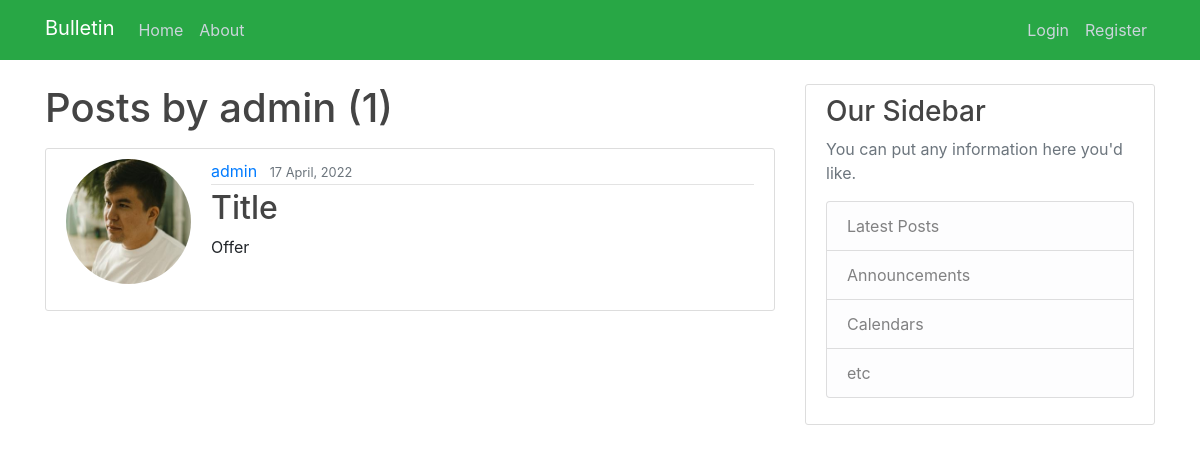
Page /user/admin on the earlier database version.
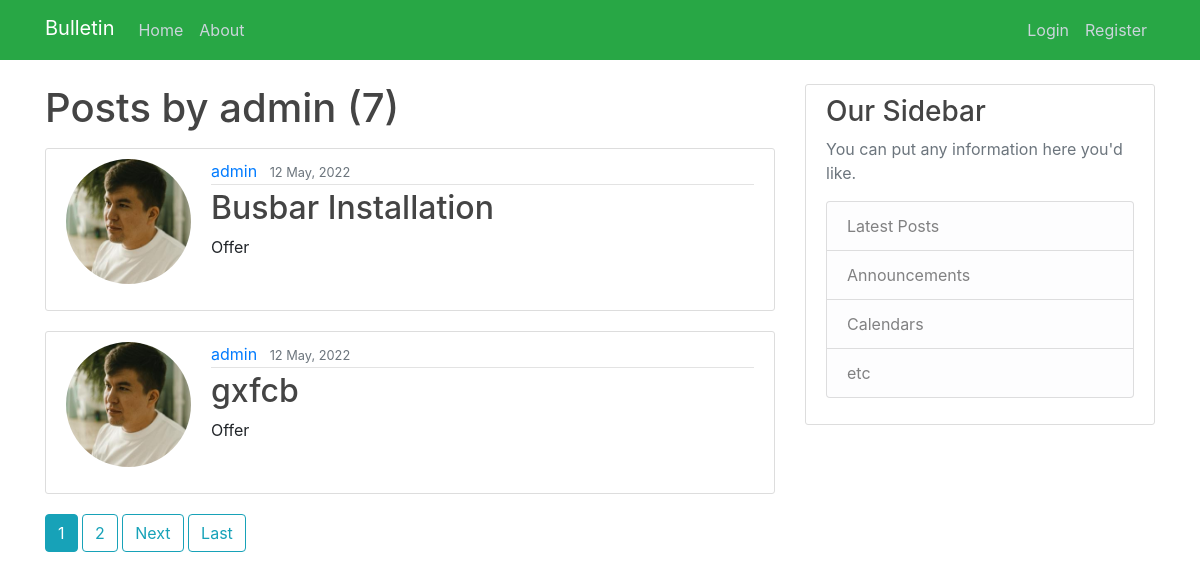
Same page on the later database version.
### myboardapp/models.py (models this page shows, shortened)
class Bulletin(models.Model):
    title = models.CharField(max_length=100, blank=True)
    author = models.ForeignKey(User, on_delete=models.CASCADE)
    content = models.TextField()
    file = models.FileField(upload_to='files/',
                                             blank=True,
                                             )
    bulletin_category = models.ForeignKey(CategoryModel, on_delete=models.CASCADE)
    date_created = models.DateTimeField(default=timezone.now)

class CategoryModel(models.Model):
    category_name = models.CharField(max_length=255,
                                     unique=True,
                                     )
    def __str__(self):
        return f'{self.category_name}'
    """
    >>> from myboardapp.models import Bulletin
    >>> from myboardapp.models import CategoryModel
    >>> CategoryModel.objects.create(category_name = "Offer")
    <CategoryModel: Offer>
    """

### users/models.py (models this page shows, shortened)
class Profile(models.Model):
    user = models.OneToOneField(User, on_delete=models.CASCADE)
    image = models.ImageField(default='default.jpg', upload_to='profile_pics')

### myboardapp/views.py (the view)
# urls.py: path('user/<str:username>', UserPostListView.as_view(), name='user-posts'),
class UserPostListView(ListView):
    model = Bulletin
    template_name = 'myboardapp/user_posts.html'
    context_object_name = 'bulletins_0'
    ordering = ['-date_created']
    paginate_by = 2
    def get_queryset(self):
        user = get_object_or_404(User, username=self.kwargs.get('username'))
        return Bulletin.objects.filter(author=user).order_by('-date_created')

### myboardapp/templates/myboardapp/user_posts.html (shortened to what this page needs)
{% extends "myboardapp/base.html" %}
{% load static %}
{% block content %}
    <main role="main" class="container">
      <div class="row">
        <div class="col-md-8">
            <h1 class="mb-3">Posts by {{ view.kwargs.username }} ({{ page_obj.paginator.count }})</h1>
            {% for bulletin in bulletins_0 %}
                <article class="media content-section">
                    <img class="rounded-circle account-img" src="{{ bulletin.author.profile.image.url }}">
                    <div class="media-body">
                        <div class="article-metadata">
                      <a class="mr-2" href="{% url 'user-posts' bulletin.author.username %}">{{ bulletin.author }}</a>
                      <small class="text-muted">{{ bulletin.date_created|date:"d F, Y" }}</small>
                    </div>
                    <h2><a class="article-title" href="{% url 'bulletin-detail' bulletin.id %}">{{ bulletin.title }}</a></h2>
                    <p class="article-content">{{ bulletin.bulletin_category }}</p>
                  </div>
                </article>
            {% endfor %}
            {% if is_paginated %}
                {% for num in page_obj.paginator.page_range %}
                    {% if page_obj.number == num %}
                        <a class="btn btn-info mb-4" href="?page={{ num }}">{{ num }}</a>
                    {% elif num > page_obj.number|add:'-2' and num < page_obj.number|add:'2' %}
                        <a class="btn btn-outline-info mb-4" href="?page={{ num }}">{{ num }}</a>
                    {% endif %}
                {% endfor %}
                {% if page_obj.has_next %}
                    <a class="btn btn-outline-info mb-4" href="?page={{ page_obj.next_page_number }}">Next</a>
                    <a class="btn btn-outline-info mb-4" href="?page={{ page_obj.paginator.num_pages }}">Last</a>
                {% endif %}
            {% endif %}
        </div>
        <div class="col-md-4">
          <div class="content-section">
            <h3>Our Sidebar</h3>
            <p class='text-muted'>You can put any information here you'd like.
              <ul class="list-group">
                <li class="list-group-item list-group-item-light">Latest Posts</li>
                <li class="list-group-item list-group-item-light">Announcements</li>
                <li class="list-group-item list-group-item-light">Calendars</li>
                <li class="list-group-item list-group-item-light">etc</li>
              </ul>
            </p>
          </div>
        </div>
      </div>
    </main>
{% endblock content %}

### myboardapp/templates/myboardapp/base.html (shortened to what this page needs)
{% load static %}
<!DOCTYPE html>
<html lang="en">
<head>
    <link rel="stylesheet" href="https://cdn.jsdelivr.net/npm/bootstrap@4.0.0/dist/css/bootstrap.min.css">
    <link rel="stylesheet" type="text/css" href="{% static 'myboardapp/mail.css' %}">
</head>
<body>
    <header class="site-header">
      <nav class="navbar navbar-expand-md navbar-dark bg-success ">
        <div class="container">
          <a class="navbar-brand mb-1" href="/home">Bulletin</a>
          <div class="collapse navbar-collapse" id="navbarToggle">
            <div class="navbar-nav mr-auto">
              <a class="nav-item nav-link" href="{% url 'home' %}">Home</a>
              <a class="nav-item nav-link" href="/about">About</a>
            </div>
            <div class="navbar-nav">
                {% if user.is_authenticated %}
                <a class="nav-item nav-link" href="{% url 'bulletin-create' %}">New Post</a>
                <a class="nav-item nav-link" href="{% url 'profile' %}">Profile</a>
                <a class="nav-item nav-link" href="{% url 'logout' %}">Logout</a>
                {% else %}
                  <a class="nav-item nav-link" href="{% url 'login' %}">Login</a>
                  <a class="nav-item nav-link" href="{% url 'register' %}">Register</a>
                {% endif %}
            </div>
          </div>
        </div>
      </nav>
    </header>
    <br>
    {% block content %}{% endblock %}
</body>
</html>

### myboardapp/static/myboardapp/mail.css (style rules this page uses)
h1, h2, h3, h4, h5, h6 { color: #444444; }
ul { margin: 0; }
.site-header .navbar-nav .nav-link { color: #cbd5db; }
.content-section { background: #ffffff; padding: 10px 20px; border: 1px solid #dddddd; border-radius: 3px; margin-bottom: 20px; }
.article-title { color: #444444; }
.article-content { white-space: pre-line; }
.article-metadata { padding-bottom: 1px; margin-bottom: 4px; border-bottom: 1px solid #e3e3e3 }
.account-img { height: 125px; width: 125px; margin-right: 20px; margin-bottom: 16px; }

Differences in the rows shown:
no longer on this page (row unchanged): Bulletin: author.profile.image (picture), author "admin", date_created "17 April, 2022", title "Title", bulletin_category "Offer"
added Bulletin: author.profile.image (picture), author "admin", date_created "12 May, 2022", title "Busbar Installation", bulletin_category "Offer"
added Bulletin: author.profile.image (picture), author "admin", date_created "12 May, 2022", title "gxfcb", bulletin_category "Offer"
Other differences:
{{ page_obj.paginator.count }}: "1" → "7"
new list line: "1"
new list line: "2"
text now shown: "Next Last"
